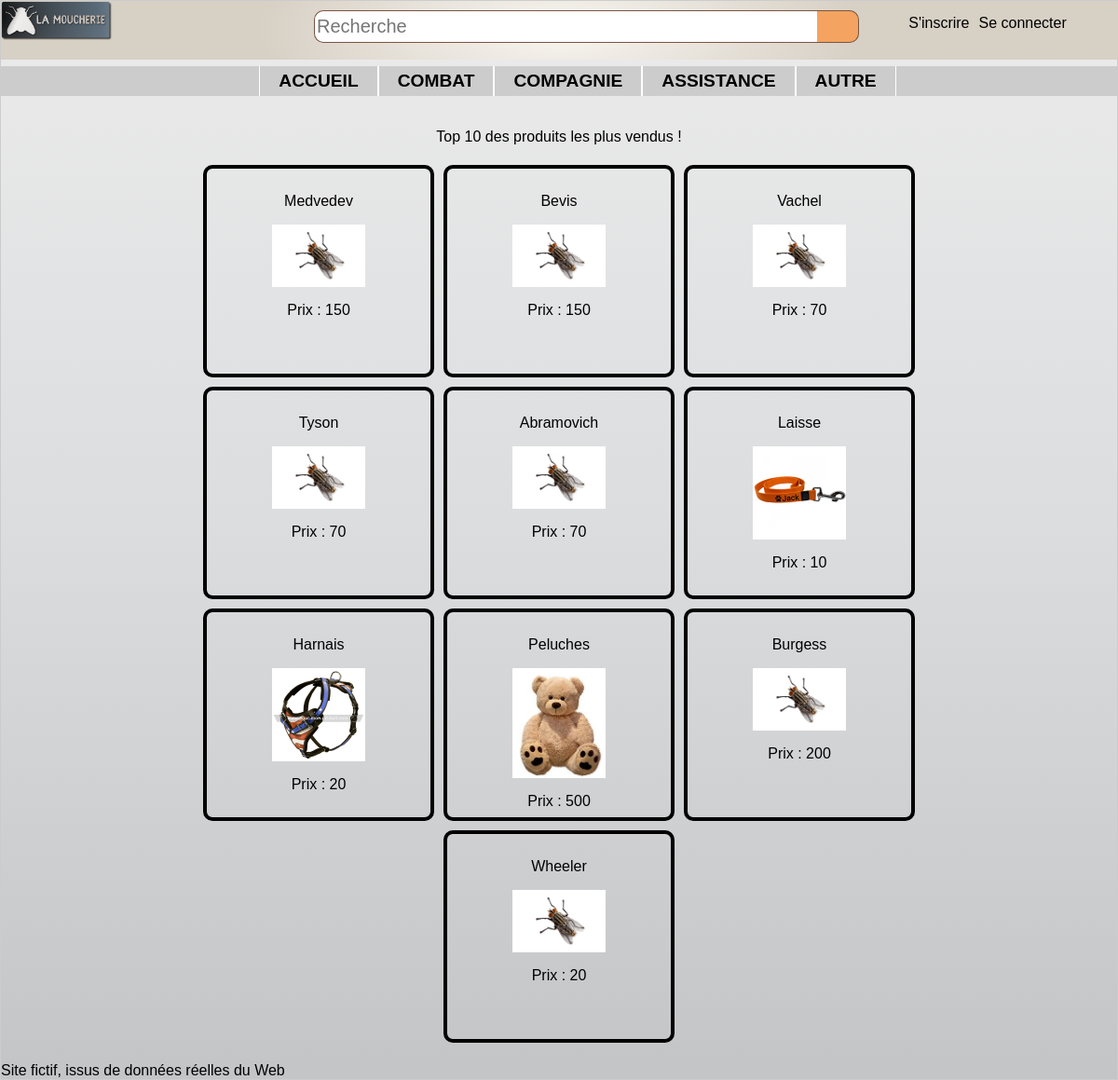
/controler/main.ctrl.php, run on the app's committed database.
### tables this page shows
CREATE TABLE categorie (
	id INTEGER PRIMARY KEY,
	nom TEXT,
	pere INTEGER,
	FOREIGN KEY(pere) REFERENCES categorie(id)
);

CREATE TABLE article (
	ref INTEGER PRIMARY KEY,
	libelle TEXT,
	description TEXT,
	categorie INTEGER,
	prix REAL,
	image TEXT,
	FOREIGN KEY(categorie) REFERENCES categorie(id)
);

### controler/articles.ctrl.php (called while the page is built, shortened)
<?php
if (isset($_GET['cat']))
  $cat = $_GET['cat'];
else
  $cat = 0;
if (isset($_GET['ref'])){
  $ref = $_GET['ref'];
  if (isset($_GET['pred'])){
    $articles = $dao->prec($ref, $cat);
  }elseif (isset($_GET['next'])){
    $articles = $dao->next($ref, $cat);
  }
}else if ( $cat == 0){
  $articles = $dao->getBestArticle();
}else{
  $articles = $dao-> firstN($cat);
}
$next = $dao->next(end($articles)->ref, $cat);
include("../view/articles.view.php");
?>

### model/DAO.class.php (called while the page is built, shortened)
<?php
    $dao = new DAO();
    class DAO {
        private $db;
        function __construct() {
            try {
              $this->db = new PDO('sqlite:../data/db/lamoucherie.db');
            }
            catch (PDOException $e){
              die("erreur de connexion:".$e->getMessage());
            }
        }
        function getBestArticle(){
            $req = "SELECT * FROM article WHERE ref IN (SELECT ref FROM quantachat ORDER BY quantite DESC LIMIT 10)";
            $descripteur = $this->db->query($req);
            $result = $descripteur->fetchAll(PDO::FETCH_CLASS, 'Article');
            return $result;
        }
        function getAllCat() : array {
            $catPere = "SELECT * FROM categorie WHERE id=pere";
            $descripteur = $this->db->query($catPere);
            $resCatPere = $descripteur->fetchAll(PDO::FETCH_CLASS, 'Categorie');
            $resultat = array();
            foreach ($resCatPere as $key => $value) {
              $sousCatPere = "SELECT * FROM categorie WHERE pere=$value->id AND id!=pere";
              $descripteur = $this->db->query($sousCatPere);
              $resSousCatPere = $descripteur->fetchAll(PDO::FETCH_CLASS, 'Categorie');
              array_unshift($resSousCatPere, $value);
              $resultat[] = $resSousCatPere;
            }
            return $resultat;
        }
    }
    ?>

### view/articles.view.php (the view, shortened to what this page needs)
<?php
include("../view/header.php");
echo '<section class="parcourir">';
  if ($cat==0){
    echo "<p>Top 10 des produits les plus vendus !</p>";
  }
echo '</section>';
echo '<section class="articles">';
  $PATH = '../view/imgArticles/';
  foreach ($articles as $key => $article) {
    $img = $PATH.$article->image;
    echo"<a href=\"../controler/main.ctrl.php?refArticle=$article->ref\">";
      echo '<article>';
        echo "<p>$article->libelle</p>";
        echo "<p><img src='$img' /></p>";
        echo "<p>Prix : $article->prix</p>";
      echo '</article>';
    echo"</a>";
  }
echo '</section>';
include("../view/footer.php");
?>

### controler/main.ctrl.php (shortened to what this page needs)
<?php
include_once("../model/DAO.class.php");
if ( isset($_SESSION["mail"]) && $dao->verifMail($_SESSION["mail"]) ){
  $userConnected = true;
}else{
  $userConnected = false;
}
$listeCategorie = $dao->getAllCat();
if (isset($_GET['inscription'])){
  include('inscription.ctrl.php');
}else if(isset($_GET['admin'])){
  include('admin.ctrl.php');
}else if(isset($_GET['panier'])){
  include('panier.ctrl.php');
}else if(isset($_GET['infocompte'])){
  include('infoCompte.ctrl.php');
}else if(isset($_GET['refArticle'])){
  include('article.ctrl.php');
}else{
  include('articles.ctrl.php');
}
?>

### view/header.php (shortened to what this page needs)
<html>
<head>
  <link rel="stylesheet" type="text/css" href="../view/design/style.css">
</head>
<body class="bridge">
  <header>
    <img src="../view/design/logo-moucherieTrans.png" alt="logo-moucherieTrans">
    <form class="formulaire" action="index.html" method="post">
      <input class="champ" type="text" placeholder="Recherche"/>
      <input class="bouton" type="button" value=" " />
    </form>
  </header>
  <nav class="connexion">
    <ul>
      <?php
          if ($userConnected){
            echo "<li>MON COMPTE";
              echo "<ul>";
                echo "<li><a href=\"../controler/main.ctrl.php?panier=1\">Mon panier</a></li>";
                echo "<li><a href=\"../controler/main.ctrl.php?infocompte=1\">Information compte</a></li>";
                if(  $_SESSION['statut'] == 'admin'){
                  echo "<li><a href=\"../controler/main.ctrl.php?admin=1\">Administration</a></li>";
                }
                echo "<li><a href=\"../controler/main.ctrl.php?deconnexion=1\">Déconnexion</a></li>";
              echo "</ul>";
            echo "</li>";
          }else{
            echo "<li><a href=\"../controler/main.ctrl.php?inscription=1\">S'inscrire</a></li>";
            echo "<li><form action=\"../controler/main.ctrl.php\" method=\"get\">Se connecter";
            echo "</form></li>";
          }
       ?>
    </ul>
  </nav>
  <nav class="menu">
    <ul>
      <li><a href="../controler/main.ctrl.php">accueil</a></li>
      <?php
        foreach ($listeCategorie as $key => $value) {
          if (sizeof($value)>1){
            $catPere = $value[0]->nom;
            $numCat = $value[0]->id;
            echo"<li><a href=\"../controler/main.ctrl.php?cat=$numCat\">$catPere</a>";
            echo"</li>";
          }else{
            $catPere = $value[0]->nom;
            $numCat = $value[0]->id;
            echo"<li><a href=\"../controler/main.ctrl.php?cat=$numCat\">$catPere</a></li>";
          }
        }
      ?>
    </ul>
  </nav>

### view/footer.php
  <footer>
    </p>Site fictif, issus de données réelles du Web</p>
  </footer>
</body>
</html>

### view/design/style.css (style rules this page uses)
.bridge { background-image: -webkit-linear-gradient(top, #EBEBEB 0%, #DCDDDF 48%, #C4C5C7 99%); background-image: linear-gradient(-180deg, #EBEBEB 0%, #DCDDDF 48%, #C4C5C7 99%); margin: 0px; }
body { font-family: HelveticaNeueW01-Thin,HelveticaNeueW02-Thin,HelveticaNeueW10-35Thin,sans-serif; margin: auto; border: 1px solid #CCC; box-shadow: 10px 10px 5px #888888; }
header { font-size:large; font-weight: bolder; width: 100%; border-left: none; border-right: none; margin: 0px; margin-top: 0px; padding: 0px; display: flex; position: fixed; justify-content: space-between; background-image: -webkit-radial-gradient(27% 185%, #F9F6F1 0%, #D7D0C5 100%); background-image: radial-gradient(27% 185%, #F9F6F1 0%, #D7D0C5 100%); }
.formulaire { display:flex; justify-content: flex-start; width: 50%; height: 35px; margin-top: 10px; margin-right: 22%; }
.formulaire .champ { width: 90%; height:35px; background-color: #ffff; border: solid 1px #7a5440; border-right: solid 0px; border-radius: 10px; border-top-right-radius: 0px; border-bottom-right-radius: 0px; font-family: arial, verdana, sans-serif; font-size: 20px; margin: 0px; padding: 2px; }
.formulaire .bouton { background-color: #F4A460; background-repeat: no-repeat; border-radius: 10px,10px,0px,0px; width: 45px; height: 100%; padding: 0px; margin: 0px; border-left: solid 0px; border-radius: 10px; border-top-left-radius: 0px; border-bottom-left-radius: 0px; vertical-align: top; border: solid 1px #7a5440; border-left: solid 0px; }
.connexion { width: 300px; height: auto; position: fixed; top : 0px; right: 10px; }
.connexion ul { list-style-type:none; display : flex; justify-content: center; }
.connexion ul li a { display: inline-block; margin-right: 10px; }
header img { width: 10%; height: 50%; }
.menu ul { background: #CCCCCC; font-size: 1.2em; list-style-type:none; display : flex; justify-content: center; margin-top : 70px; font-weight: bold; text-transform: uppercase; color : black; }
.menu ul li a { display: inline-block; padding:5px 20px; border-left: 1px solid white; border-right: 1px solid white; }
li a:link { text-decoration:none; color : black; }
section { display: flex; margin: auto; flex-wrap: wrap; justify-content :center; max-width: 840px; }
.articles a { width: 220px; height: 200px; border: 4px solid black; border-radius: 10px; padding:10px; margin : 5px; text-align: center; }
.articles a:link { text-decoration:none; color : black; }
.articles article img { width: 100px; }

### data on the page
categorie: nom "COMBAT"
categorie: nom "COMPAGNIE"
categorie: nom "ASSISTANCE"
categorie: nom "AUTRE"
article: libelle "Medvedev", image (picture), prix "150"
article: libelle "Bevis", image (picture), prix "150"
article: libelle "Vachel", image (picture), prix "70"
article: libelle "Tyson", image (picture), prix "70"
article: libelle "Abramovich", image (picture), prix "70"
article: libelle "Laisse", image (picture), prix "10"
article: libelle "Harnais", image (picture), prix "20"
article: libelle "Peluches", image (picture), prix "500"
article: libelle "Burgess", image (picture), prix "200"
article: libelle "Wheeler", image (picture), prix "20"
